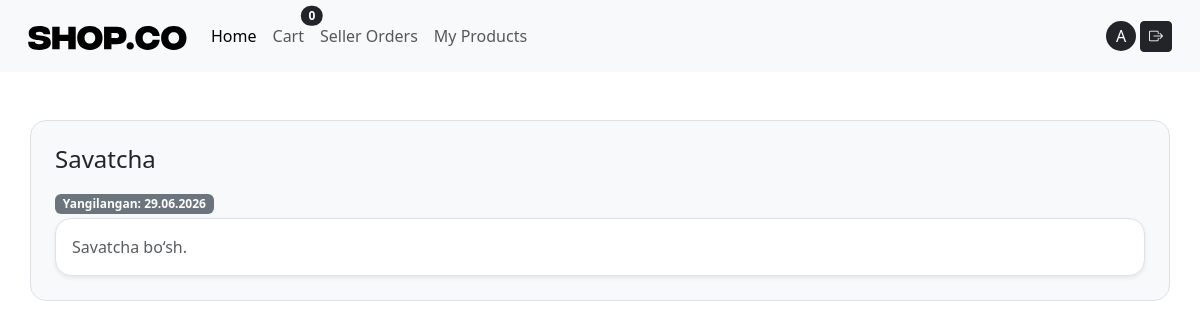
Page /cart/ (signed in) on the committed database.
### cart/models.py (models this page shows, shortened)
class Cart(models.Model):
   user = models.OneToOneField(settings.AUTH_USER_MODEL, on_delete=models.CASCADE, related_name='cart')
   created_at = models.DateField(auto_now_add=True)
   updated_at = models.DateField(auto_now=True)
   def subtotal(self):
       return sum((item.unit_price * item.qty) for item in self.items.all())
   def delivery(self):
       return Decimal("0.00") if self.subtotal() >= Decimal("500.00") else Decimal("25.00")
   def total(self):
       return self.subtotal() + self.delivery()
   def total_qty(self):
       return sum(item.qty for item in self.items.all())

### accounts/models.py (models this page shows, shortened)
class User(AbstractUser):
    class Role(models.TextChoices):
        BUYER = "BUYER", "Buyer"
        SELLER = "SELLER", "Seller"
    role = models.CharField(
        max_length=10,
        choices=Role.choices,
        default=Role.BUYER
    )
    image = models.ImageField(upload_to="avatars/", blank=True, null=True)
    phone = models.CharField(max_length=13, help_text="+998919990033")
    address = models.CharField(max_length=255, blank=True)

### cart/views.py (the view)
# urls.py: path("cart/", CartDetailView.as_view(), name="cart_detail"),
class CartDetailView(LoginRequiredMixin, TemplateView):
   template_name = "cart/cart_detail.html"
   def get_context_data(self, **kwargs):
       ctx = super().get_context_data(**kwargs)  # context dictionary = template uchun data dict
       cart = get_or_create_cart(self.request.user)
       ctx["cart"] = cart
       ctx["items"] = cart.items.select_related("product")
       ctx["subtotal"] = cart.subtotal()
       ctx["delivery"] = cart.delivery()
       ctx["total"] = cart.total()
       return ctx

### cart/context_processors.py (called while the page is built)
def cart(request):
    if request.user.is_authenticated:
        cart, _ = Cart.objects.get_or_create(user=request.user)
        return {'cart': cart}
    return {'cart': None}

### cart/utils.py (called while the page is built)
def get_or_create_cart(user):
    cart , _ = Cart.objects.get_or_create(user=user)
    return cart

### templates/cart/cart_detail.html (shortened to what this page needs)
{% extends "base.html" %}
{% block content %}
<div class="container border rounded rounded-4 p-4 my-5 bg-light">
    <h1 class="h4 mb-3">Savatcha</h1>
    <span class="badge text-bg-secondary my-1">Yangilangan: {{ cart.updated_at |date:"d.m.Y"}}</span>
<div class="card border rounded-4 shadow-sm">
 <div class="card-body">
   {% if items.count == 0 %}
     <p class="text-muted mb-0">Savatcha bo‘sh.</p>
   {% endif %}
 </div>
</div>
</div>
{% endblock %}

### templates/includes/navbar.html (shortened to what this page needs)
{% load static %}
<nav class="navbar navbar-expand-lg bg-body-tertiary p-3">
  <div class="container-fluid">
    <a class="navbar-brand" href="/"><img src="{% static 'images/logo.svg' %}" alt=""/></a>
    <div class="collapse navbar-collapse" id="navbarSupportedContent">
      <ul class="navbar-nav me-auto mb-2 mb-lg-0">
        <li class="nav-item">
          <a class="nav-link active" aria-current="page" href="/">Home</a>
        </li>
        <li class="nav-item">
          <a href="{% url 'cart_detail' %}" class="nav-link position-relative btn btn-sm ">
  Cart
  <span class="position-absolute top-0 start-100 translate-middle badge rounded-pill bg-dark">
     {{ cart.total_qty }}
  </span>
</a>
        </li>
        <li class="nav-item">
          {% if request.user.is_authenticated %}
 {% if request.user.role == "SELLER" %}
   <a class="nav-link" href="{% url 'seller_order_items' %}">Seller Orders</a>
 {% endif %}
{% endif %}
        </li>
        <li class="nav-item">
          {% if request.user.is_authenticated and request.user.role == "SELLER" %}
<a class="nav-link" href="{% url 'seller_products' %}">
My Products
</a>
{%endif %}
</li>
      </ul>
      {% if user.is_authenticated %}
        <a style="width: 30px; height:30px;" class="text-decoration-none d-flex align-items-center justify-content-center bg-dark text-white rounded rounded-circle me-1"  href="{% url 'profile_detail' %}">{{ user.username|slice:1|title }}</a>
      <form method="post" action="{% url 'logout' %}">
        <button class="btn btn-dark btn-sm"><i class="bi bi-box-arrow-right"></i></button>
      </form>
      {% else %}
      <a class="btn btn-dark rounded rounded-pill me-1" href="{% url 'signup' %}">Ro'yxatdan o'tish</a>
      <a class="btn btn-dark rounded rounded-pill" href="{% url 'login' %}">Kirish</a>
      {% endif %}
    </div>
  </div>
</nav>

### rows in the picture
Cart: total_qty "0", updated_at "29.06.2026"
User: username "A"
